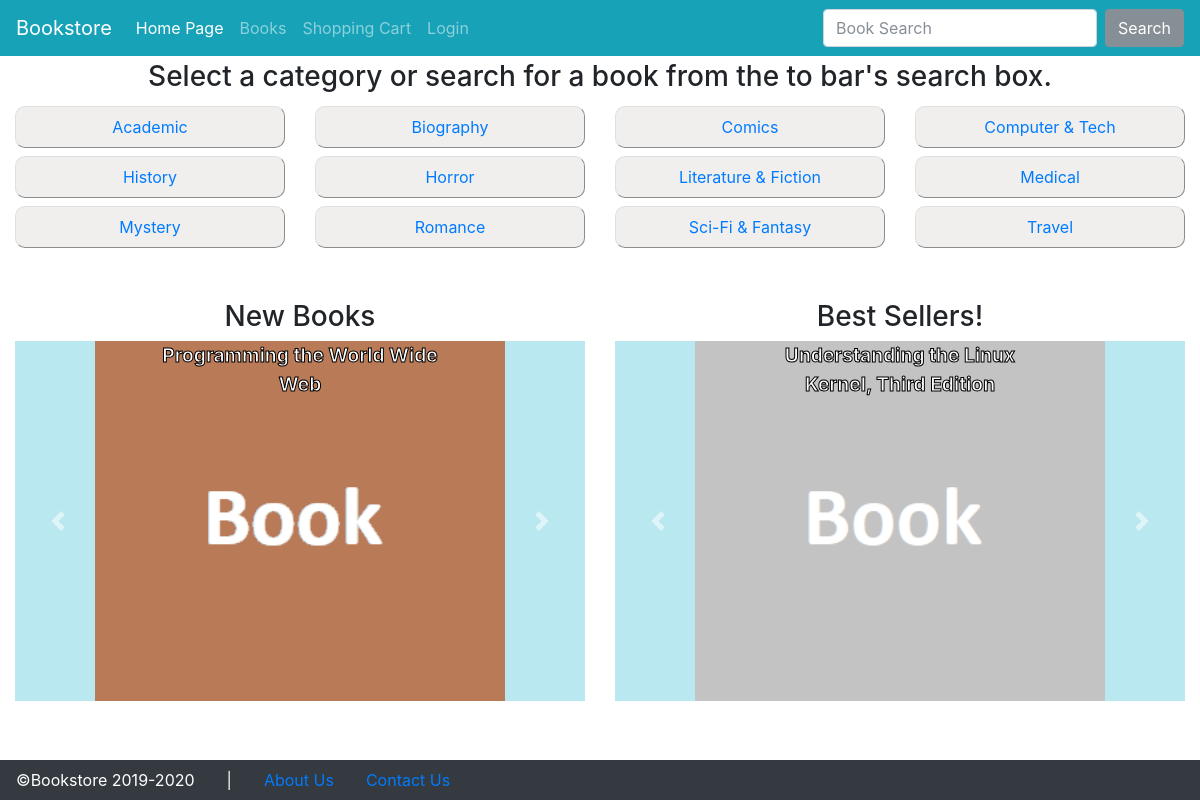
The page / on the database its author committed.
### tables this page shows
CREATE TABLE `category` (
  `ID` int(11) NOT NULL,
  `Name` varchar(200) DEFAULT NULL
);

### internal/menuleft.php (the view)
<h3 class="text-center">Select a category or search for a book from the to bar's search box.</h3>
<div class="row mx-0">
<?php
$sql = 'select * from category order by Name';
if (! ($res = $mysqli->query($sql))) {
 echo "Table creation failed: (" .
 			$mysqli->errno . ") " . $mysqli->error;
} else {
	while ($row = $res->fetch_assoc()) {
		print "
		<div class='col-6 col-sm-4 col-md-3 my-1'>
			<a class='category-tile nav-link text-truncate text-center' href='index.php?p=catinfo&catid=$row[ID]'>
				$row[Name]
			</a>
		</div>
		";
	}
}
?>
</div>

### index.php (shortened to what this page needs)
<!doctype html>
<html lang="en">
<head>
    <link href="./bootstrap/bootstrap.min.css" rel="stylesheet">
    <link href="./css/select2.min.css" rel="stylesheet">
    <link href="./css/select2-bootstrap4.min.css" rel="stylesheet">
    <link href="./bootstrap/dashboard.css" rel="stylesheet">
    <link href="./css/datatables.min.css" rel="stylesheet">
    <link href="./css/custom.css" rel="stylesheet">
    <link href="./css/toastr.min.css" rel="stylesheet">
  </head>
<body>
    <header>
      <nav id="topNavbar" class="navbar navbar-expand-<?php if($_SESSION['username']!='?') echo "lg"; else echo "md";?> navbar-dark bg-info">
        <a class="navbar-brand" href="#">Bookstore</a>
        <div class="collapse navbar-collapse" id="navbarsExampleDefault">
          <ul class="navbar-nav mr-auto">
          <?php if($_SESSION['is_admin']):?>
            <li class="nav-item<?php if($_SERVER['QUERY_STRING'] == 'p=book_manage') echo ' active';?>">
              <a class="nav-link" href="?p=book_manage">Book Management</a>
            </li>
            <li class="nav-item<?php if($_SERVER['QUERY_STRING'] == 'p=orders_manage') echo ' active';?>">
              <a class="nav-link" href="?p=orders_manage">Order Management</a>
            </li>
            <li class="nav-item">
              <a class="nav-link" href="?p=logout">Logout</a>
            </li>
          <?php else:?>
          <?php if($_SESSION['username']!='?'):?>
            <li class="nav-item<?php if($_SERVER['QUERY_STRING'] == '' || $_SERVER['QUERY_STRING'] == 'p=start') echo ' active';?>">
              <a class="nav-link" href="index.php?p=start">Home Page</a>
            </li>
            <li class="nav-item<?php if($_SERVER['QUERY_STRING'] == 'p=products') echo ' active';?>">
              <a class="nav-link" href="?p=products">All Books</a>
            </li>
            <li class="nav-item<?php if($_SERVER['QUERY_STRING'] == 'p=cart') echo ' active';?>">
              <a class="nav-link" href="?p=cart">Shopping Cart</a>
            </li>
            <li class="nav-item<?php if($_SERVER['QUERY_STRING'] == 'p=myorders') echo ' active';?>">
              <a class="nav-link " href="?p=myorders">My orders</a>
            </li>
            <li class="nav-item<?php if($_SERVER['QUERY_STRING'] == 'p=myinfo') echo ' active';?>">
              <a class="nav-link" href="?p=myinfo">My Account</a>
            </li>
            <li class="nav-item">
              <a class="nav-link" href="?p=logout">Logout</a>
            </li>
          <?php else:?>
            <li class="nav-item<?php if($_SERVER['QUERY_STRING'] == '' || $_SERVER['QUERY_STRING'] == 'p=start') echo ' active';?>">
              <a class="nav-link" href="index.php?p=start">Home Page</a>
            </li>
            <li class="nav-item<?php if($_SERVER['QUERY_STRING'] == 'p=products') echo ' active';?>">
              <a class="nav-link" href="?p=products">Books</a>
            </li>
            <li class="nav-item<?php if($_SERVER['QUERY_STRING'] == 'p=cart') echo ' active';?>">
              <a class="nav-link" href="?p=cart">Shopping Cart</a>
            </li>
            <li class="nav-item<?php if($_SERVER['QUERY_STRING'] == 'p=login') echo ' active';?>">
              <a class="nav-link" href="?p=login">Login</a>
            </li>
          <?php endif;?>
          <?php endif;?>
			</ul>
    <?php if(!$_SESSION['is_admin']): ?>
      <form id="searchBoxForm" method="GET" class="form-inline my-2 my-lg-0">
        <input class="form-control mr-sm-2" name="search" type="search" placeholder="Book Search" aria-label="Search" value="<?php if( isset($_SESSION['bookSearch']['searchbox'])) echo $_SESSION['bookSearch']['searchbox'];?>">
        <button class="btn btn-secondary my-2 my-sm-0" type="submit">Search</button>
      </form>
    <?php endif; ?>
        </div>
      </nav>
    </header>
<div class="container-fluid py-1 px-0" style="overflow: auto">
      <div class="row m-0">
<main id='maincontent' role="main" class="w-100 px-0">
<?php
$p = $_REQUEST['p'];
$pages = array('start','shopinfo','login','do_login','after_login','logout','myinfo','contact','products','cart','catinfo','productinfo','add_cart','empty_cart','buy_cart', 'orders_manage', 'book_manage', 'search_box');
foreach($pages as $pp) {
	if($pp==$p) {
		require "internal/$p.php";
	}
}
?>
     </main>
      </div>
    </div>
    <div id="bottomFooter" class="text-white bg-dark">
      <div class="row align-items-center mx-0">
        <div class="nav-link">
          &copy;Bookstore 2019-2020
        </div>
        <div class="nav-link">|</div>
        <a class="nav-link" href="?p=shopinfo">About Us</a>
        <a class="nav-link" href="?p=contact">Contact Us</a>
      </div>
    </div>
  </body>
</html>

### css/custom.css (style rules this page uses)
html, body { height: 100%!important; overflow: hidden!important; margin: 0!important; padding: 0!important; }
.category-tile { border-radius: 10px 10px 10px 10px; -moz-border-radius: 10px 10px 10px 10px; -webkit-border-radius: 10px 10px 10px 10px; border: 1px outset #e0e0e0; background-color: #f0efed; }

### rows shown on the page
category: Name "Academic"
category: Name "Biography"
category: Name "Comics"
category: Name "Computer & Tech"
category: Name "History"
category: Name "Horror"
category: Name "Literature & Fiction"
category: Name "Medical"
category: Name "Mystery"
category: Name "Romance"
category: Name "Sci-Fi & Fantasy"
category: Name "Travel"

### other values the page prints
$row[title] "Programming the World Wide Web"
$row[title] "Understanding the Linux Kernel, Third Edition"
